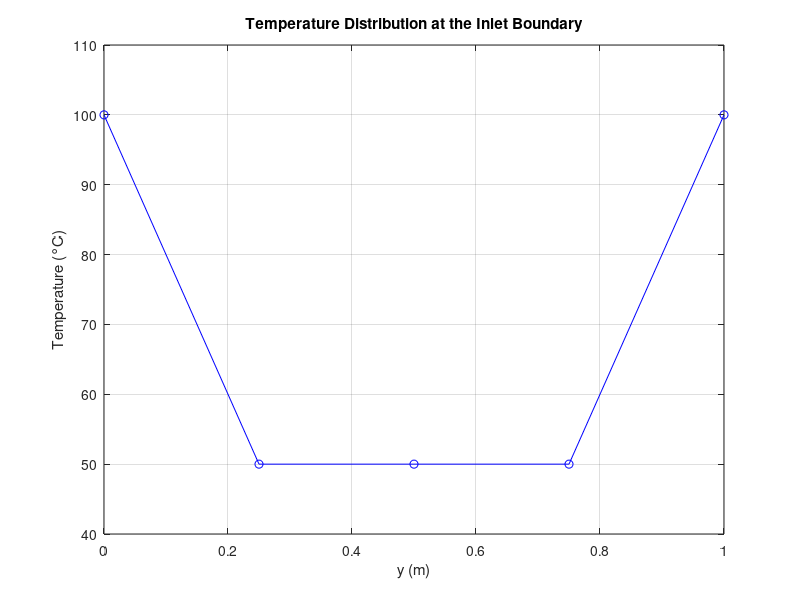
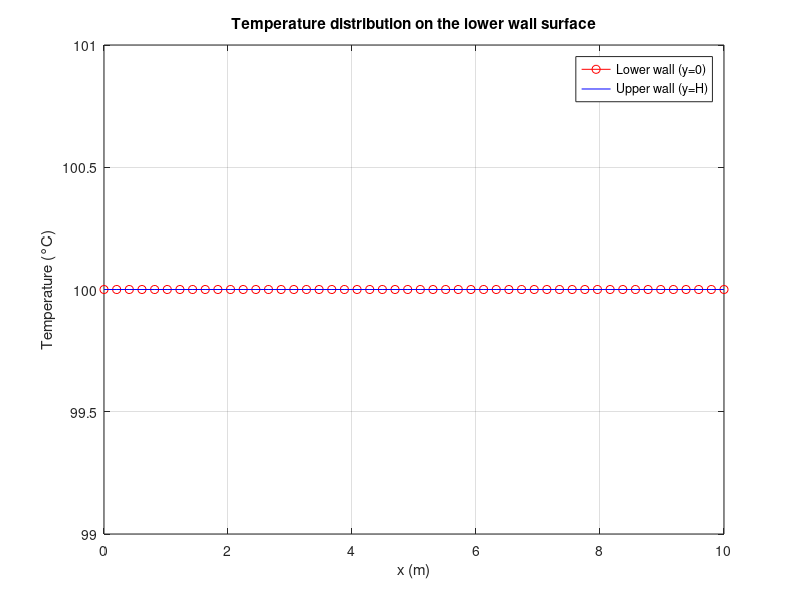
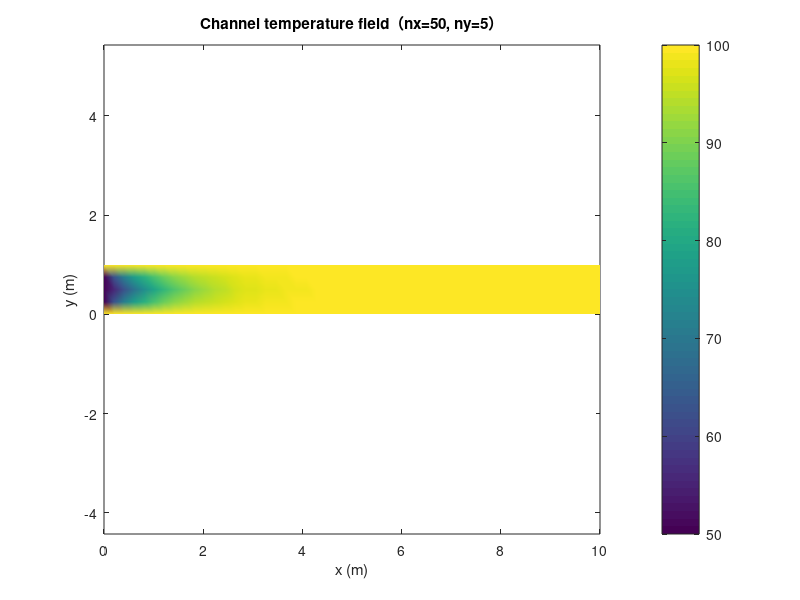
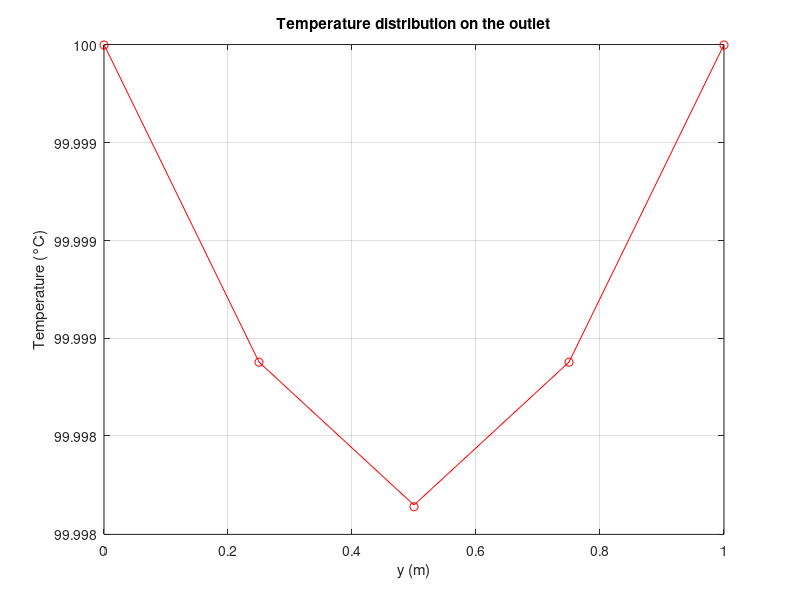

MATLAB code for these plots, in order: (Note: this script raises an error after producing the figures.)
% Physical Parameters
rho = 1;  % Density kg/m^3
cp = 10;  % Specific heat capacity J/(K*kg)
k = 0.12;  % Thermal conductivity W/(m*K)
nu = 1e-2;  % Kinematic viscosity m^2/s
Gamma = k/(rho*cp);  % Heat diffusion coefficient m^2/s
L = 10;  % Channel length m
H = 1;  % Channel height m
Pe = 16.5;  % Peclet number
u_mean = Pe*Gamma/(2*H*rho);  % Average speed m/s
Re = 2*H*u_mean/nu;  % Reynolds number

% Mesh Parameters
nx = 50;  % Coarse mesh x number
ny = 5;  % Coarse mesh y number
dx = L/nx;
dy = H/ny;
N = nx*ny; % DOF number

% Boundary Temperature Parameters
T_in = 50;  % Inlet temperature °C
T_wall = 100;  % Wall temperature °C

% Velocity Field Function
u_x = @(y) 6*u_mean*(y/H)*(1-(y/H));

% Initialize Coefficient Matrix A and Right-hand Side Vector b
A = zeros(N,N);
b = zeros(N,1);

% Fill in the Equations for the Internal CV
for j = 2:(ny-1)
    for i = 2:(nx-1)
        n = (j-1)*nx+i;
        % Calculate the Advection-Diffusion Coefficient
        y_e = (j-1)*dy+dy/2;  % y_eastern
        ux_e = u_x(y_e);  % Mean velocity
        F_e = rho*ux_e*dy;  % Eastbound convection flux kg/s
        F_w = F_e;  % Incompressible flow
        % Diffusion coefficient
        D_e = Gamma*dy/dx;  % Eastern
        D_w = Gamma*dy/dx;  % Western
        D_n = Gamma*dx/dy;  % Northern
        D_s = Gamma*dx/dy;  % Southern
        % Coefficients of Algebraic Equations
        a_E = D_e+max(-F_e,0);
        a_W = D_w+max(F_w,0);
        a_N = D_n;
        a_S = D_s;
        a_P = a_E+a_W+a_N+a_S+(F_e-F_w);
        % Fill matrix A (The internal CV has no source term, and b(n) remains zero.)
        A(n,n) = a_P;
        A(n,n+1) = -a_E;
        A(n,n-1) = -a_W;
        A(n,n+nx) = -a_N;
        A(n,n-nx) = -a_S;
    end
end

% Fill boundary conditions at the inlet (Dirichlet T=T_in)
for j = 1:ny
    n = (j-1)*nx+1;
    A(n,:) = 0;
    A(n,n) = 1;
    b(n) = T_in;
end

% Fill the boundary conditions at the outlet (Neumann ∂T/∂x=0)
for j = 1:ny
    n = (j-1)*nx+nx;
    A(n,:) = 0;
    A(n,n) = 1;
    A(n,n-1) = -1;
    b(n) = 0;
end

% Fill boundary conditions at the walls including 4 corner CVs (Dirichlet T=T_wall)
% Lower wall surface
for i = 1:nx
    n = (1-1)*nx+i; % j=1
    A(n,:) = 0;
    A(n,n) = 1;
    b(n) = T_wall;
end
% Upper wall surface
for i = 1:nx
    n = (ny-1)*nx+i;
    A(n,:) = 0;
    A(n,n) = 1;
    b(n) = T_wall;
end

% Solve the linear equation system
T = A\b;

T_2D = reshape(T, nx, ny)';
x_coords = linspace(0, L, nx);   
y_coords = linspace(0, H, ny);    
[X, Y] = meshgrid(x_coords, y_coords);

 
%%% 12.
% Verify inlet temperature (plotting the temperature curve at x=0)
figure('Name', 'Inlet Temperature Validation');
plot(y_coords, T_2D(:, 1), 'b-o'); 
ylim([T_in-10, T_wall+10]);             
xlabel('y (m)');
ylabel('Temperature (°C)');
title('Temperature Distribution at the Inlet Boundary');
grid on;

% Verify wall surface temperature (plotting the temperature curve at y=0 and y=H)
figure('Name', 'Lower Wall Temperature Verification');
plot(x_coords, T_2D(1, :), 'r-o'); 
hold on
plot(x_coords, T_2D(end, :), 'b'); 
hold off
ylim([T_wall-1, T_wall+1]);        
xlabel('x (m)');
ylabel('Temperature (°C)');
legend({'Lower wall (y=0)', 'Upper wall (y=H)'}, 'Location', 'best');
title('Temperature distribution on the lower wall surface');
grid on;


%%% 13. 
% Visualization and Validation of Temperature Fields
figure('Name', 'Coarse-mesh temperature field');
pcolor(X, Y, T_2D);   
shading interp;         
colorbar;               
xlabel('x (m)');       
ylabel('y (m)');        
title(['Channel temperature field（nx=' num2str(nx) ', ny=' num2str(ny) '）']);
axis equal tight;

%visualizartion of the outlet temperature
T_o=T_2D(:,nx);
figure('Name', 'Visualization of the outlet temperature');
plot(y_coords, T_o, 'r-o');        
xlabel('y (m)');
ylabel('Temperature (°C)');
title('Temperature distribution on the outlet');
grid on;

%visualization of the centerline temperature including entry legth
T_c=T_2D(ceil(ny/2),:);
fully_dev_idx = find(T_c >= 0.9 * T_wall, 1, 'first');
x_e=x_coords(fully_dev_idx);

figure('Name', 'Visualization of the centerline temperature');
plot(x_coords, T_c, 'r-o'); 
xline(x_e, '--k', 'Fully developed region', ...
    'LabelOrientation', 'horizontal', ...
    'LabelVerticalAlignment', 'middle', ...
    'LabelHorizontalAlignment', 'right');
xlabel('x (m)');
ylabel('Temperature (°C)');
title('Temperature distribution on the centerline');
grid on;

%velocity weighted mean temperature
T_weighted=zeros(nx,1);
dy = y_coords(2) - y_coords(1);
for i = 1:nx%implemetned using a general forumlation for calculating the integral via trapezoidal rule
    for j = 2:ny
        y=y_coords(j);
        y_prev=y_coords(j-1);
        dy = y_coords(j) - y_coords(j-1);
        T_weighted(i) = T_weighted(i) + (u_x(y_prev)*T_2D(j-1,i) + u_x(y)*T_2D(j,i))*dy/2;   
    end
    T_weighted(i) = T_weighted(i)/(u_mean*H);

end

figure('Name', 'Visualization of the velocity weighted mean temperature');
plot(x_coords, T_weighted, 'r-o'); 
xlabel('x (m)');
ylabel('Temperature (°C)');
title('Horizontal distribution of temperature weighted along y by u_x');
grid on;